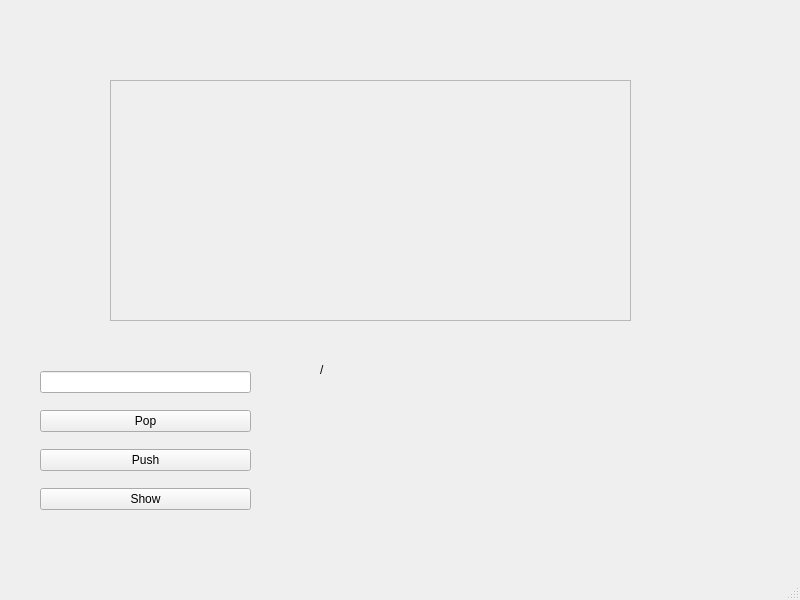
<?xml version="1.0" encoding="UTF-8"?>
<ui version="4.0">
 <class>MainWindow</class>
 <widget class="QMainWindow" name="MainWindow">
  <property name="geometry">
   <rect>
    <x>0</x>
    <y>0</y>
    <width>800</width>
    <height>600</height>
   </rect>
  </property>
  <property name="windowTitle">
   <string>MainWindow</string>
  </property>
  <widget class="QWidget" name="centralwidget">
   <widget class="QLabel" name="label">
    <property name="geometry">
     <rect>
      <x>320</x>
      <y>360</y>
      <width>171</width>
      <height>20</height>
     </rect>
    </property>
    <property name="styleSheet">
     <string notr="true">font: 12pt &quot;Segoe UI&quot;;</string>
    </property>
    <property name="text">
     <string>/</string>
    </property>
   </widget>
   <widget class="QFrame" name="frame">
    <property name="geometry">
     <rect>
      <x>110</x>
      <y>80</y>
      <width>521</width>
      <height>241</height>
     </rect>
    </property>
    <property name="frameShape">
     <enum>QFrame::StyledPanel</enum>
    </property>
    <property name="frameShadow">
     <enum>QFrame::Raised</enum>
    </property>
   </widget>
   <widget class="QWidget" name="verticalLayoutWidget">
    <property name="geometry">
     <rect>
      <x>40</x>
      <y>360</y>
      <width>211</width>
      <height>161</height>
     </rect>
    </property>
    <layout class="QVBoxLayout" name="verticalLayout">
     <item>
      <widget class="QLineEdit" name="lineEdit"/>
     </item>
     <item>
      <widget class="QPushButton" name="popButton">
       <property name="text">
        <string>Pop</string>
       </property>
      </widget>
     </item>
     <item>
      <widget class="QPushButton" name="pushButton">
       <property name="text">
        <string>Push</string>
       </property>
      </widget>
     </item>
     <item>
      <widget class="QPushButton" name="showButton">
       <property name="text">
        <string>Show</string>
       </property>
      </widget>
     </item>
    </layout>
   </widget>
  </widget>
  <widget class="QMenuBar" name="menubar">
   <property name="geometry">
    <rect>
     <x>0</x>
     <y>0</y>
     <width>800</width>
     <height>25</height>
    </rect>
   </property>
  </widget>
  <widget class="QStatusBar" name="statusbar"/>
 </widget>
 <resources/>
 <connections/>
</ui>
